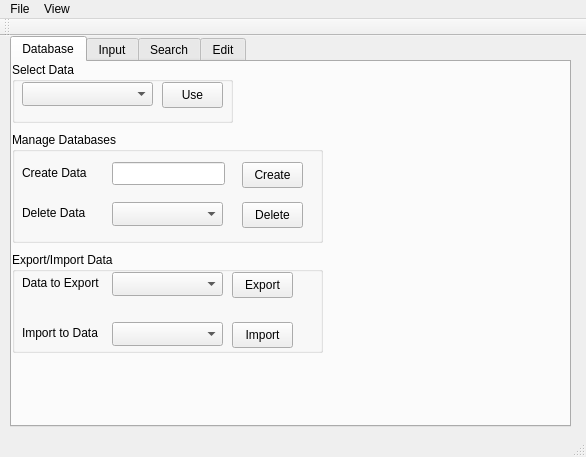
<?xml version="1.0" encoding="UTF-8"?>
<ui version="4.0">
 <class>sap</class>
 <widget class="QMainWindow" name="sap">
  <property name="geometry">
   <rect>
    <x>0</x>
    <y>0</y>
    <width>586</width>
    <height>457</height>
   </rect>
  </property>
  <property name="sizePolicy">
   <sizepolicy hsizetype="Preferred" vsizetype="Preferred">
    <horstretch>0</horstretch>
    <verstretch>0</verstretch>
   </sizepolicy>
  </property>
  <property name="windowTitle">
   <string>Simple Accounting Program</string>
  </property>
  <widget class="QWidget" name="centralWidget">
   <widget class="QTabWidget" name="tabMain">
    <property name="enabled">
     <bool>true</bool>
    </property>
    <property name="geometry">
     <rect>
      <x>10</x>
      <y>0</y>
      <width>561</width>
      <height>391</height>
     </rect>
    </property>
    <property name="currentIndex">
     <number>0</number>
    </property>
    <widget class="QWidget" name="tabDatabase">
     <attribute name="title">
      <string>Database</string>
     </attribute>
     <widget class="QGroupBox" name="grpDatabase">
      <property name="geometry">
       <rect>
        <x>0</x>
        <y>70</y>
        <width>311</width>
        <height>111</height>
       </rect>
      </property>
      <property name="title">
       <string>Manage Databases</string>
      </property>
      <widget class="QLineEdit" name="txtDbNew">
       <property name="enabled">
        <bool>true</bool>
       </property>
       <property name="geometry">
        <rect>
         <x>100</x>
         <y>30</y>
         <width>113</width>
         <height>23</height>
        </rect>
       </property>
      </widget>
      <widget class="QPushButton" name="btnDbNew">
       <property name="enabled">
        <bool>true</bool>
       </property>
       <property name="geometry">
        <rect>
         <x>230</x>
         <y>30</y>
         <width>61</width>
         <height>26</height>
        </rect>
       </property>
       <property name="text">
        <string>Create</string>
       </property>
      </widget>
      <widget class="QComboBox" name="cmbDbDelete">
       <property name="enabled">
        <bool>true</bool>
       </property>
       <property name="geometry">
        <rect>
         <x>100</x>
         <y>70</y>
         <width>111</width>
         <height>24</height>
        </rect>
       </property>
      </widget>
      <widget class="QPushButton" name="btnDbDelete">
       <property name="enabled">
        <bool>true</bool>
       </property>
       <property name="geometry">
        <rect>
         <x>230</x>
         <y>70</y>
         <width>61</width>
         <height>26</height>
        </rect>
       </property>
       <property name="text">
        <string>Delete</string>
       </property>
      </widget>
      <widget class="QLabel" name="label_11">
       <property name="geometry">
        <rect>
         <x>10</x>
         <y>30</y>
         <width>81</width>
         <height>21</height>
        </rect>
       </property>
       <property name="text">
        <string>Create Data</string>
       </property>
      </widget>
      <widget class="QLabel" name="label_12">
       <property name="geometry">
        <rect>
         <x>10</x>
         <y>70</y>
         <width>81</width>
         <height>21</height>
        </rect>
       </property>
       <property name="text">
        <string>Delete Data</string>
       </property>
      </widget>
     </widget>
     <widget class="QGroupBox" name="grpExportImport">
      <property name="geometry">
       <rect>
        <x>0</x>
        <y>190</y>
        <width>311</width>
        <height>101</height>
       </rect>
      </property>
      <property name="title">
       <string>Export/Import Data</string>
      </property>
      <widget class="QComboBox" name="cmbDbExport">
       <property name="enabled">
        <bool>true</bool>
       </property>
       <property name="geometry">
        <rect>
         <x>100</x>
         <y>20</y>
         <width>111</width>
         <height>24</height>
        </rect>
       </property>
      </widget>
      <widget class="QLabel" name="label_5">
       <property name="geometry">
        <rect>
         <x>10</x>
         <y>20</y>
         <width>91</width>
         <height>21</height>
        </rect>
       </property>
       <property name="text">
        <string>Data to Export</string>
       </property>
      </widget>
      <widget class="QPushButton" name="btnDbExport">
       <property name="enabled">
        <bool>true</bool>
       </property>
       <property name="geometry">
        <rect>
         <x>220</x>
         <y>20</y>
         <width>61</width>
         <height>26</height>
        </rect>
       </property>
       <property name="text">
        <string>Export</string>
       </property>
      </widget>
      <widget class="QPushButton" name="btnDbImport">
       <property name="enabled">
        <bool>true</bool>
       </property>
       <property name="geometry">
        <rect>
         <x>220</x>
         <y>70</y>
         <width>61</width>
         <height>26</height>
        </rect>
       </property>
       <property name="text">
        <string>Import</string>
       </property>
      </widget>
      <widget class="QComboBox" name="cmbDbImport">
       <property name="enabled">
        <bool>true</bool>
       </property>
       <property name="geometry">
        <rect>
         <x>100</x>
         <y>70</y>
         <width>111</width>
         <height>24</height>
        </rect>
       </property>
      </widget>
      <widget class="QLabel" name="label_6">
       <property name="geometry">
        <rect>
         <x>10</x>
         <y>70</y>
         <width>81</width>
         <height>21</height>
        </rect>
       </property>
       <property name="text">
        <string>Import to Data</string>
       </property>
      </widget>
     </widget>
     <widget class="QGroupBox" name="grpDbSelect">
      <property name="geometry">
       <rect>
        <x>0</x>
        <y>0</y>
        <width>221</width>
        <height>61</height>
       </rect>
      </property>
      <property name="title">
       <string>Select Data </string>
      </property>
      <widget class="QPushButton" name="btnDbExisting">
       <property name="enabled">
        <bool>true</bool>
       </property>
       <property name="geometry">
        <rect>
         <x>150</x>
         <y>20</y>
         <width>61</width>
         <height>26</height>
        </rect>
       </property>
       <property name="text">
        <string>Use</string>
       </property>
      </widget>
      <widget class="QComboBox" name="cmbDbExisting">
       <property name="enabled">
        <bool>true</bool>
       </property>
       <property name="geometry">
        <rect>
         <x>10</x>
         <y>20</y>
         <width>131</width>
         <height>24</height>
        </rect>
       </property>
      </widget>
     </widget>
    </widget>
    <widget class="QWidget" name="tabInput">
     <attribute name="title">
      <string>Input</string>
     </attribute>
     <widget class="QGroupBox" name="grpInput">
      <property name="geometry">
       <rect>
        <x>0</x>
        <y>0</y>
        <width>541</width>
        <height>191</height>
       </rect>
      </property>
      <property name="title">
       <string>Input Transaksi</string>
      </property>
      <widget class="QLabel" name="label">
       <property name="geometry">
        <rect>
         <x>10</x>
         <y>30</y>
         <width>121</width>
         <height>16</height>
        </rect>
       </property>
       <property name="text">
        <string>Deksripsi Transaksi</string>
       </property>
      </widget>
      <widget class="QLineEdit" name="txtTrsDeskrip">
       <property name="geometry">
        <rect>
         <x>130</x>
         <y>30</y>
         <width>401</width>
         <height>23</height>
        </rect>
       </property>
       <property name="maxLength">
        <number>32</number>
       </property>
      </widget>
      <widget class="QComboBox" name="cmbTrsJenis">
       <property name="geometry">
        <rect>
         <x>130</x>
         <y>90</y>
         <width>401</width>
         <height>24</height>
        </rect>
       </property>
      </widget>
      <widget class="QLabel" name="label_2">
       <property name="geometry">
        <rect>
         <x>30</x>
         <y>90</y>
         <width>101</width>
         <height>21</height>
        </rect>
       </property>
       <property name="text">
        <string>Jenis Transaksi</string>
       </property>
      </widget>
      <widget class="QLabel" name="label_3">
       <property name="geometry">
        <rect>
         <x>30</x>
         <y>60</y>
         <width>121</width>
         <height>16</height>
        </rect>
       </property>
       <property name="text">
        <string>Nilai Transaksi</string>
       </property>
      </widget>
      <widget class="QLineEdit" name="txtTrsNilai">
       <property name="geometry">
        <rect>
         <x>130</x>
         <y>60</y>
         <width>401</width>
         <height>23</height>
        </rect>
       </property>
       <property name="inputMethodHints">
        <set>Qt::ImhDigitsOnly|Qt::ImhFormattedNumbersOnly|Qt::ImhPreferNumbers</set>
       </property>
       <property name="text">
        <string/>
       </property>
       <property name="maxLength">
        <number>32</number>
       </property>
      </widget>
      <widget class="QDateEdit" name="dateTrsTanggal">
       <property name="geometry">
        <rect>
         <x>130</x>
         <y>120</y>
         <width>110</width>
         <height>23</height>
        </rect>
       </property>
       <property name="alignment">
        <set>Qt::AlignCenter</set>
       </property>
       <property name="readOnly">
        <bool>false</bool>
       </property>
       <property name="showGroupSeparator" stdset="0">
        <bool>false</bool>
       </property>
       <property name="displayFormat">
        <string>yyyy-M-d</string>
       </property>
       <property name="calendarPopup">
        <bool>true</bool>
       </property>
      </widget>
      <widget class="QLabel" name="label_4">
       <property name="geometry">
        <rect>
         <x>10</x>
         <y>120</y>
         <width>101</width>
         <height>21</height>
        </rect>
       </property>
       <property name="text">
        <string>Tanggal Transaksi</string>
       </property>
      </widget>
      <widget class="QPushButton" name="btnTrsSave">
       <property name="geometry">
        <rect>
         <x>20</x>
         <y>160</y>
         <width>85</width>
         <height>26</height>
        </rect>
       </property>
       <property name="text">
        <string>Save</string>
       </property>
      </widget>
      <widget class="QPushButton" name="btnTrsClear">
       <property name="geometry">
        <rect>
         <x>120</x>
         <y>160</y>
         <width>85</width>
         <height>26</height>
        </rect>
       </property>
       <property name="text">
        <string>Clear</string>
       </property>
      </widget>
      <widget class="QPushButton" name="btnTrsNow">
       <property name="geometry">
        <rect>
         <x>260</x>
         <y>120</y>
         <width>85</width>
         <height>26</height>
        </rect>
       </property>
       <property name="text">
        <string>Now</string>
       </property>
      </widget>
     </widget>
    </widget>
    <widget class="QWidget" name="tabSearch">
     <attribute name="title">
      <string>Search</string>
     </attribute>
     <widget class="QGroupBox" name="grpCari">
      <property name="geometry">
       <rect>
        <x>0</x>
        <y>0</y>
        <width>541</width>
        <height>291</height>
       </rect>
      </property>
      <property name="title">
       <string>Cari Data</string>
      </property>
      <widget class="QLineEdit" name="txtCariDeskrip">
       <property name="geometry">
        <rect>
         <x>130</x>
         <y>30</y>
         <width>371</width>
         <height>23</height>
        </rect>
       </property>
       <property name="maxLength">
        <number>32</number>
       </property>
      </widget>
      <widget class="QComboBox" name="cmbCariJenis">
       <property name="enabled">
        <bool>false</bool>
       </property>
       <property name="geometry">
        <rect>
         <x>130</x>
         <y>90</y>
         <width>371</width>
         <height>24</height>
        </rect>
       </property>
      </widget>
      <widget class="QLineEdit" name="txtCariNilai">
       <property name="enabled">
        <bool>false</bool>
       </property>
       <property name="geometry">
        <rect>
         <x>130</x>
         <y>60</y>
         <width>371</width>
         <height>23</height>
        </rect>
       </property>
       <property name="inputMethodHints">
        <set>Qt::ImhDigitsOnly|Qt::ImhFormattedNumbersOnly|Qt::ImhPreferNumbers</set>
       </property>
       <property name="text">
        <string/>
       </property>
       <property name="maxLength">
        <number>32</number>
       </property>
      </widget>
      <widget class="QDateEdit" name="dateCariTanggal">
       <property name="enabled">
        <bool>false</bool>
       </property>
       <property name="geometry">
        <rect>
         <x>130</x>
         <y>180</y>
         <width>110</width>
         <height>23</height>
        </rect>
       </property>
       <property name="alignment">
        <set>Qt::AlignCenter</set>
       </property>
       <property name="readOnly">
        <bool>false</bool>
       </property>
       <property name="showGroupSeparator" stdset="0">
        <bool>false</bool>
       </property>
       <property name="displayFormat">
        <string>yyyy-M-d</string>
       </property>
       <property name="calendarPopup">
        <bool>true</bool>
       </property>
      </widget>
      <widget class="QPushButton" name="btnCari">
       <property name="geometry">
        <rect>
         <x>20</x>
         <y>220</y>
         <width>85</width>
         <height>26</height>
        </rect>
       </property>
       <property name="text">
        <string>Search</string>
       </property>
      </widget>
      <widget class="QPushButton" name="btnCariClear">
       <property name="geometry">
        <rect>
         <x>120</x>
         <y>220</y>
         <width>85</width>
         <height>26</height>
        </rect>
       </property>
       <property name="text">
        <string>Clear</string>
       </property>
      </widget>
      <widget class="QPushButton" name="btnCariNow">
       <property name="geometry">
        <rect>
         <x>260</x>
         <y>180</y>
         <width>85</width>
         <height>26</height>
        </rect>
       </property>
       <property name="text">
        <string>Now</string>
       </property>
      </widget>
      <widget class="QRadioButton" name="rbtCariDeskrip">
       <property name="geometry">
        <rect>
         <x>10</x>
         <y>30</y>
         <width>97</width>
         <height>20</height>
        </rect>
       </property>
       <property name="text">
        <string>Deskripsi</string>
       </property>
       <property name="checked">
        <bool>true</bool>
       </property>
      </widget>
      <widget class="QRadioButton" name="rbtCariNilai">
       <property name="geometry">
        <rect>
         <x>10</x>
         <y>60</y>
         <width>97</width>
         <height>20</height>
        </rect>
       </property>
       <property name="text">
        <string>Nilai</string>
       </property>
      </widget>
      <widget class="QRadioButton" name="rbtCariJenis">
       <property name="geometry">
        <rect>
         <x>10</x>
         <y>90</y>
         <width>97</width>
         <height>20</height>
        </rect>
       </property>
       <property name="text">
        <string>Jenis</string>
       </property>
      </widget>
      <widget class="QRadioButton" name="rbtCariTanggal">
       <property name="geometry">
        <rect>
         <x>10</x>
         <y>180</y>
         <width>97</width>
         <height>20</height>
        </rect>
       </property>
       <property name="text">
        <string>Tanggal</string>
       </property>
      </widget>
      <widget class="QComboBox" name="cmbCariDebet">
       <property name="enabled">
        <bool>false</bool>
       </property>
       <property name="geometry">
        <rect>
         <x>130</x>
         <y>120</y>
         <width>371</width>
         <height>24</height>
        </rect>
       </property>
      </widget>
      <widget class="QRadioButton" name="rbtCariDebet">
       <property name="geometry">
        <rect>
         <x>10</x>
         <y>120</y>
         <width>97</width>
         <height>20</height>
        </rect>
       </property>
       <property name="text">
        <string>Debet</string>
       </property>
      </widget>
      <widget class="QComboBox" name="cmbCariKredit">
       <property name="enabled">
        <bool>false</bool>
       </property>
       <property name="geometry">
        <rect>
         <x>130</x>
         <y>150</y>
         <width>371</width>
         <height>24</height>
        </rect>
       </property>
      </widget>
      <widget class="QRadioButton" name="rbtCariKredit">
       <property name="geometry">
        <rect>
         <x>10</x>
         <y>150</y>
         <width>97</width>
         <height>20</height>
        </rect>
       </property>
       <property name="text">
        <string>Kredit</string>
       </property>
      </widget>
     </widget>
    </widget>
    <widget class="QWidget" name="tabEdit">
     <attribute name="title">
      <string>Edit</string>
     </attribute>
     <widget class="QGroupBox" name="grpEdit">
      <property name="geometry">
       <rect>
        <x>0</x>
        <y>0</y>
        <width>541</width>
        <height>231</height>
       </rect>
      </property>
      <property name="title">
       <string>EditTransaksi</string>
      </property>
      <widget class="QLabel" name="label_7">
       <property name="geometry">
        <rect>
         <x>10</x>
         <y>70</y>
         <width>121</width>
         <height>16</height>
        </rect>
       </property>
       <property name="text">
        <string>Deksripsi Transaksi</string>
       </property>
      </widget>
      <widget class="QLineEdit" name="txtEditDeskrip">
       <property name="geometry">
        <rect>
         <x>130</x>
         <y>70</y>
         <width>401</width>
         <height>23</height>
        </rect>
       </property>
       <property name="maxLength">
        <number>32</number>
       </property>
      </widget>
      <widget class="QComboBox" name="cmbEditJenis">
       <property name="geometry">
        <rect>
         <x>130</x>
         <y>130</y>
         <width>401</width>
         <height>24</height>
        </rect>
       </property>
      </widget>
      <widget class="QLabel" name="label_8">
       <property name="geometry">
        <rect>
         <x>30</x>
         <y>130</y>
         <width>101</width>
         <height>21</height>
        </rect>
       </property>
       <property name="text">
        <string>Jenis Transaksi</string>
       </property>
      </widget>
      <widget class="QLabel" name="label_9">
       <property name="geometry">
        <rect>
         <x>30</x>
         <y>100</y>
         <width>121</width>
         <height>16</height>
        </rect>
       </property>
       <property name="text">
        <string>Nilai Transaksi</string>
       </property>
      </widget>
      <widget class="QLineEdit" name="txtEditNilai">
       <property name="geometry">
        <rect>
         <x>130</x>
         <y>100</y>
         <width>401</width>
         <height>23</height>
        </rect>
       </property>
       <property name="inputMethodHints">
        <set>Qt::ImhDigitsOnly|Qt::ImhFormattedNumbersOnly|Qt::ImhPreferNumbers</set>
       </property>
       <property name="text">
        <string/>
       </property>
       <property name="maxLength">
        <number>32</number>
       </property>
      </widget>
      <widget class="QDateEdit" name="dateEditTanggal">
       <property name="geometry">
        <rect>
         <x>130</x>
         <y>160</y>
         <width>110</width>
         <height>23</height>
        </rect>
       </property>
       <property name="alignment">
        <set>Qt::AlignCenter</set>
       </property>
       <property name="readOnly">
        <bool>false</bool>
       </property>
       <property name="showGroupSeparator" stdset="0">
        <bool>false</bool>
       </property>
       <property name="displayFormat">
        <string>yyyy-M-d</string>
       </property>
       <property name="calendarPopup">
        <bool>true</bool>
       </property>
      </widget>
      <widget class="QLabel" name="label_10">
       <property name="geometry">
        <rect>
         <x>10</x>
         <y>160</y>
         <width>101</width>
         <height>21</height>
        </rect>
       </property>
       <property name="text">
        <string>Tanggal Transaksi</string>
       </property>
      </widget>
      <widget class="QPushButton" name="btnEditChange">
       <property name="geometry">
        <rect>
         <x>20</x>
         <y>200</y>
         <width>85</width>
         <height>26</height>
        </rect>
       </property>
       <property name="text">
        <string>Change</string>
       </property>
      </widget>
      <widget class="QPushButton" name="btnEditClear">
       <property name="geometry">
        <rect>
         <x>220</x>
         <y>200</y>
         <width>85</width>
         <height>26</height>
        </rect>
       </property>
       <property name="text">
        <string>Clear</string>
       </property>
      </widget>
      <widget class="QPushButton" name="btnEditNow">
       <property name="geometry">
        <rect>
         <x>260</x>
         <y>160</y>
         <width>85</width>
         <height>26</height>
        </rect>
       </property>
       <property name="text">
        <string>Now</string>
       </property>
      </widget>
      <widget class="QLabel" name="label_13">
       <property name="geometry">
        <rect>
         <x>70</x>
         <y>20</y>
         <width>51</width>
         <height>16</height>
        </rect>
       </property>
       <property name="text">
        <string>Data ID</string>
       </property>
      </widget>
      <widget class="QLineEdit" name="txtEditID">
       <property name="geometry">
        <rect>
         <x>130</x>
         <y>20</y>
         <width>181</width>
         <height>23</height>
        </rect>
       </property>
       <property name="maxLength">
        <number>32</number>
       </property>
      </widget>
      <widget class="QPushButton" name="btnEditShow">
       <property name="geometry">
        <rect>
         <x>320</x>
         <y>20</y>
         <width>85</width>
         <height>26</height>
        </rect>
       </property>
       <property name="text">
        <string>Show</string>
       </property>
      </widget>
      <widget class="QPushButton" name="btnEditDelete">
       <property name="geometry">
        <rect>
         <x>120</x>
         <y>200</y>
         <width>85</width>
         <height>26</height>
        </rect>
       </property>
       <property name="text">
        <string>Delete</string>
       </property>
      </widget>
     </widget>
    </widget>
   </widget>
  </widget>
  <widget class="QToolBar" name="mainToolBar">
   <attribute name="toolBarArea">
    <enum>TopToolBarArea</enum>
   </attribute>
   <attribute name="toolBarBreak">
    <bool>false</bool>
   </attribute>
  </widget>
  <widget class="QStatusBar" name="statusBar"/>
  <widget class="QMenuBar" name="menuBar">
   <property name="geometry">
    <rect>
     <x>0</x>
     <y>0</y>
     <width>586</width>
     <height>19</height>
    </rect>
   </property>
   <widget class="QMenu" name="menuFile">
    <property name="title">
     <string>File</string>
    </property>
    <addaction name="separator"/>
    <addaction name="actionExit"/>
    <addaction name="actionAbout"/>
   </widget>
   <widget class="QMenu" name="menuView">
    <property name="title">
     <string>View</string>
    </property>
    <addaction name="actionMain_Data_as_Table"/>
    <addaction name="actionMain_Data_as_PDF"/>
    <addaction name="separator"/>
   </widget>
   <addaction name="menuFile"/>
   <addaction name="menuView"/>
  </widget>
  <action name="actionExit">
   <property name="text">
    <string>Exit</string>
   </property>
  </action>
  <action name="actionAbout">
   <property name="text">
    <string>About</string>
   </property>
  </action>
  <action name="actionMain_Data_as_Table">
   <property name="text">
    <string>Main Data as Table</string>
   </property>
  </action>
  <action name="actionMain_Data_as_PDF">
   <property name="text">
    <string>Main Data as PDF</string>
   </property>
  </action>
 </widget>
 <layoutdefault spacing="6" margin="11"/>
 <resources/>
 <connections/>
</ui>
